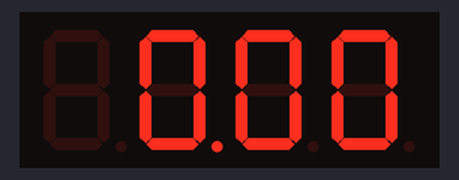
This sketch was run on a simulated Arduino Uno, built with avr-gcc and run on an emulated ATmega328P. Parts: 4-digit seven-segment display.

Above: at 0.21 s.
At 4.87 s:
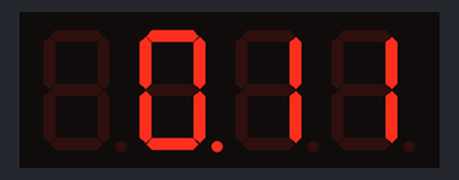
At 9.95 s:
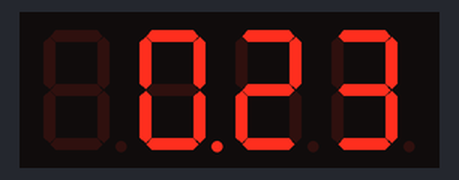
At 19.67 s:
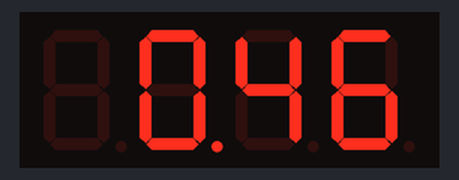
At 29.81 s:
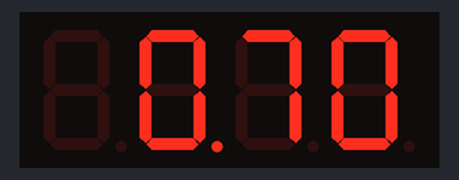
At 39.55 s:
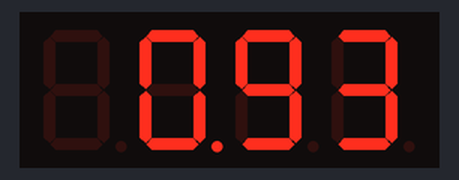

Measured:
- what the display in image 1 shows lasts 0.4 s, from 4.7 s to 5.1 s

The sketch:

Input7SegLED.ino
```cpp
#include "SevSeg.h"

SevSeg sevseg; //Initiate a seven segment controller object
int setNum = 0;
int counter = 0;

void setup() {

  byte numDigits = 4;
  byte digitPins[] = {2, 3, 4, 5};
  byte segmentPins[] = {6, 7, 8, 9, 10, 11, 12, 13};
  bool resistorsOnSegments = false; // 'false' means resistors are on digit pins
  byte hardwareConfig = COMMON_CATHODE; // See README.md for options
  bool updateWithDelays = false; // Default 'false' is Recommended
  bool leadingZeros = false; // Use 'true' if you'd like to keep the leading zeros
  bool disableDecPoint = false; // Use 'true' if your decimal point doesn't exist or isn't connected. Then, you only need to specify 7 segmentPins[]

  sevseg.begin(hardwareConfig, numDigits, digitPins, segmentPins, resistorsOnSegments,
  updateWithDelays, leadingZeros, disableDecPoint);

  sevseg.setBrightness(90);

}

void loop() {

  if (counter < 1000) {
    counter ++;
  } else {
    if (setNum < 9999){
      setNum++;
    }
    else {
      setNum = 0;
    }

    counter = 0;
  }


  sevseg.setNumber(setNum, 2);

  sevseg.refreshDisplay(); // Must run repeatedly

}
```
